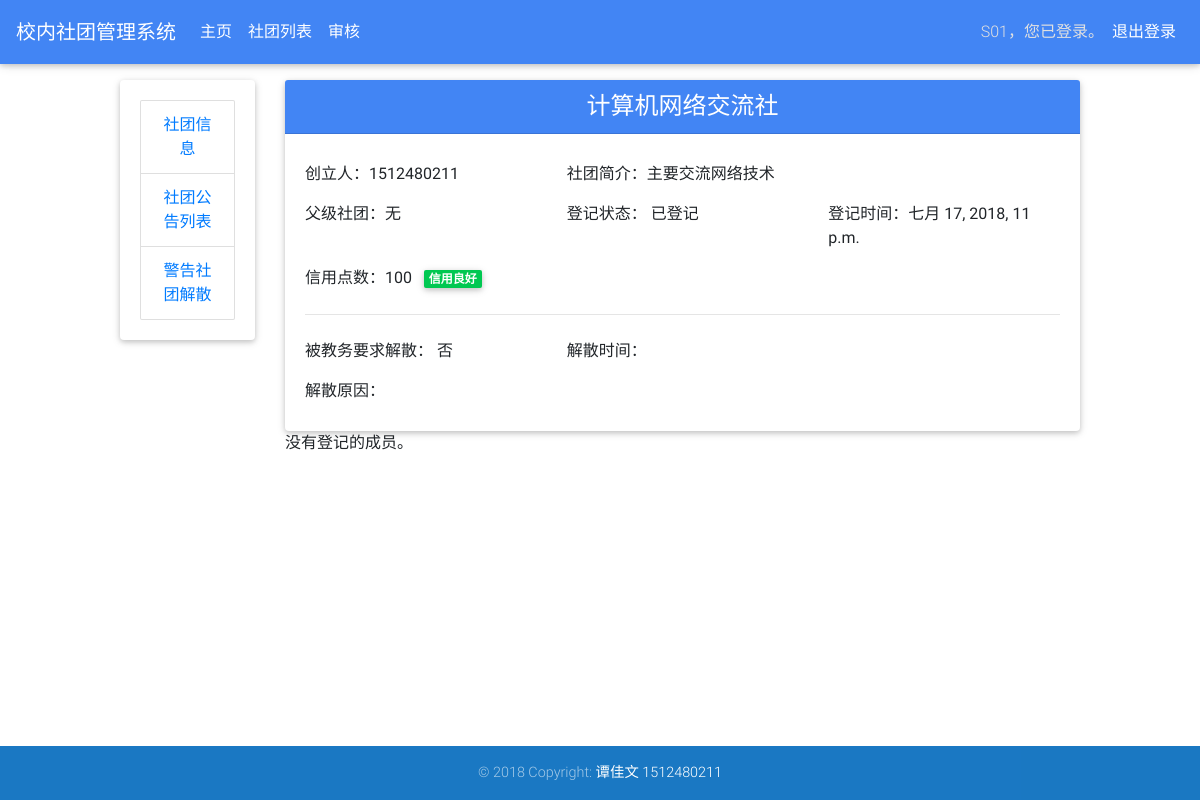
The page /staff/assoc/8/ (signed in) on the database as committed earlier.
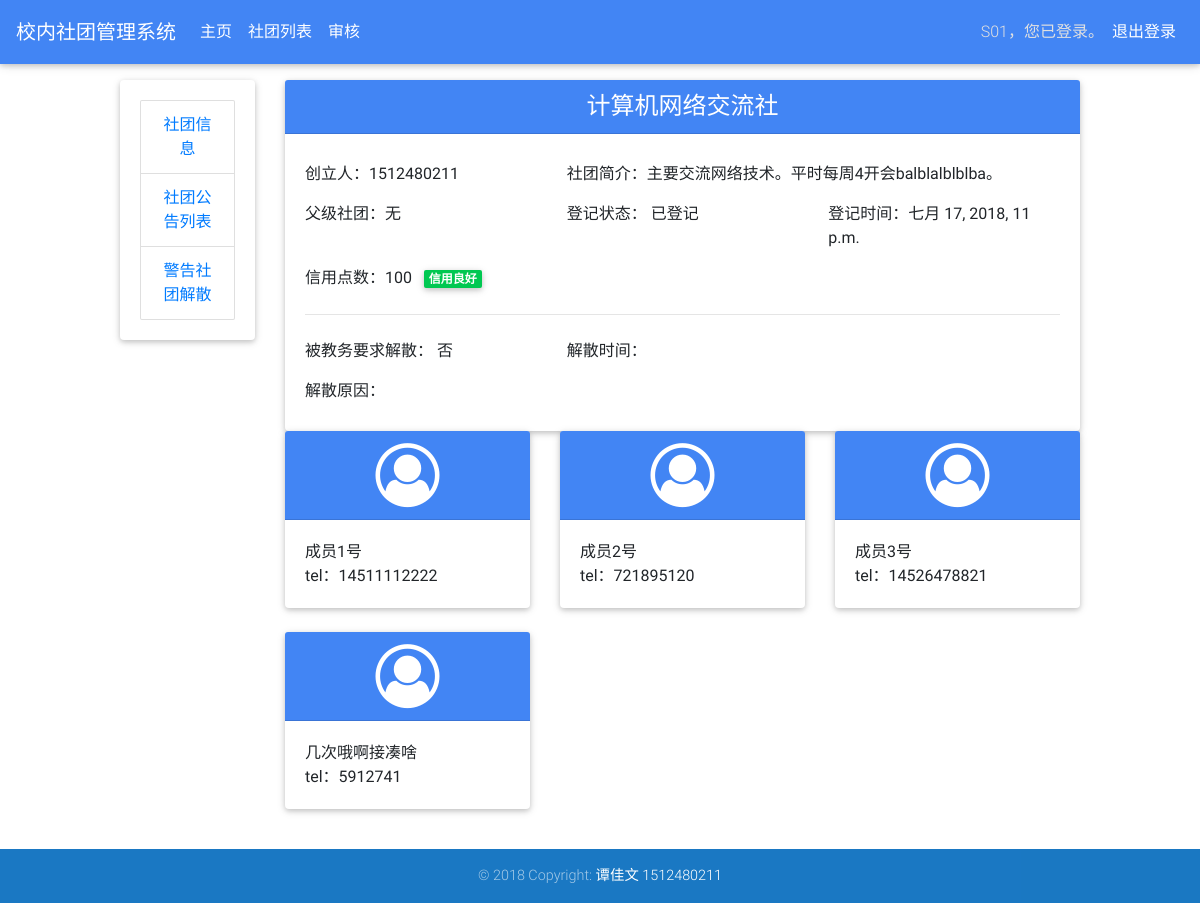
The same page on the database as committed later.
### AssocMgnt/models.py (models this page shows, shortened)
class Association(models.Model):
    name = models.TextField(max_length=128, null=False, verbose_name='社团名称')
    founder = models.ForeignKey(User, on_delete=CASCADE, db_column='founder', related_name='founder',
                                verbose_name='创立者')
    introduction = models.TextField(verbose_name='简介', blank=True)
    parent = models.ForeignKey('self', on_delete=DO_NOTHING, db_column='parent_assoc', related_name='parent_assoc',
                               verbose_name='父级社团', blank=True, null=True, default=None)
    created = models.BooleanField(verbose_name='是否已创建', default=False)
    createTime = models.DateTimeField(auto_now_add=True, verbose_name='创建时间', blank=True)
    credit = models.IntegerField(default=100, null=False, verbose_name='信用点数', blank=True)
    deletionMark = models.BooleanField(default=False, verbose_name='解散标记', blank=True)
    deletionReason = models.TextField(null=True, verbose_name='解散原因', blank=True)
    deletionTime = models.DateTimeField(null=True, verbose_name='解散倒计时', blank=True)
    class Meta:
        verbose_name = verbose_name_plural = '社团'
        db_table = 'association'

class User(AbstractUser):
    ROLE_FOUNDER = 0
    ROLE_STAFF = 1
    ROLE_ADMIN = 2
    ROLES = (
        (ROLE_FOUNDER, '社团创立者'),
        (ROLE_STAFF, '教务员工'),
        (ROLE_ADMIN, '系统管理员')
    )
    ROLES_TEXT = {
        0: 'founder',
        1: 'staff',
        2: 'admin',
    }
    uid = models.CharField(max_length=16, null=False, verbose_name='学号/员工号')
    realName = models.CharField(max_length=32, null=True, blank=True, verbose_name='真实姓名')
    role = models.IntegerField(choices=ROLES, default=0, verbose_name='角色')
    tel = models.CharField(max_length=48, null=True, blank=True, verbose_name='联系电话')
    createTime = models.DateTimeField(auto_now_add=True, verbose_name='注册时间')
    class Meta:
        verbose_name_plural = verbose_name = '用户'
        db_table = 'user'
    @property
    def role_text(self):
        return self.ROLES_TEXT[self.role]

class Member(models.Model):
    association = models.ForeignKey(Association, on_delete=CASCADE, db_column='association', related_name='association',
                                    verbose_name='社团')
    name = models.CharField(max_length=32, null=False, verbose_name='姓名')
    tel = models.CharField(max_length=48, null=False, verbose_name='联系电话')
    class Meta:
        verbose_name_plural = verbose_name = '社团成员'
        db_table = 'member'

### AssocMgnt/views/staff_views.py (the view)
@require_role(User.ROLE_STAFF)
def assoc_id(req: WSGIRequest, assoc_id: int):
    assoc = get_object_or_404(Association, id=assoc_id)
    if assoc.created == False:
        return render(req, 'big_info.html',
                      {'info': tInfo('访问失败！', '这个社团还没有被审批创建，不能访问。', href='/staff/app/list/', palette='warning')})
    assoc.displayAll = True
    return render(req, 'staff/assoc_id.html',
                  {'assoc': assoc,
                   'assoc_id': assoc_id,
                   'members': Member.objects.filter(association_id=assoc_id).all()})

### AssocMgnt/views/__init__.py (called while the page is built)
@wraps(django_render)
def render(request, template_name, context):
    ctx = default_context(request)
    ctx.update(context)
    return django_render(request, template_name, context=ctx)

def default_context(request: WSGIRequest):
    return {'user': request.user,
            'params': request.content_params}

def require_role(role: int):
    def wrapper_outer(func):
        @wraps(func)
        def wrapper(request, *args, **kwargs):
            user = request.user
            if user.is_anonymous:
                return HttpResponseRedirect('/')
            if not user.is_active:
                return HttpResponseRedirect('/')
            if user.role != role:
                return HttpResponseRedirect('/')
            return func(request, *args, **kwargs)
        return wrapper
    return wrapper_outer

### templates/staff/assoc_id.html
{% extends "level1_staff.html" %}
{% block side %}
  <div class="list-group">
    <a href="/staff/assoc/{{ assoc_id }}/" class="list-group-item waves-effect">社团信息</a>
    <a href="/staff/assoc/{{ assoc_id }}/bulletin/" class="list-group-item waves-effect">社团公告列表</a>
    <a href="/staff/assoc/{{ assoc_id }}/dismiss/" class="list-group-item waves-effect">警告社团解散</a>
  </div>
{% endblock %}
{% block content-right %}
  {% include "models/association.html" %}
  <div class="row">
    {% for member in members %}
      <div class="col-4 mb-4">
        {% include "models/member.html" %}
      </div>
    {% empty %}
      <div class="col-12">
        <p class="text-left">没有登记的成员。</p>
      </div>
    {% endfor %}
  </div>
{% endblock %}

### templates/models/association.html
<div class="card">
  <h4 class="card-header primary-color">
    <a class="white-text" href="/{{ request.user.role_text }}/assoc/{{ assoc.id }}/">{{ assoc.name|default:'' }}</a>
  </h4>
  <div class="card-body">
    <div class="row">
      <div class="col-4 text-left mt-2 mb-2">创立人：{{ assoc.founder.uid|default:'' }}</div>
      <div class="col-8 text-left mt-2 mb-2">社团简介：{{ assoc.introduction|default:'' }}</div>
      <div class="col-4 text-left mt-2 mb-2">父级社团：{% if assoc.parent is not None %}
        {{ assoc.parent.name|default:'无' }}
      {% else %}无{% endif %}</div>
      <div class="col-4 text-left mt-2 mb-2">登记状态：
        {% if assoc.created %}已登记{% else %}未登记{% endif %}</div>
      {% if assoc.created or assoc.displayAll %}
        <div class="col-4 text-left mt-2 mb-2">登记时间：{{ assoc.createTime|default:'' }}</div>
        <div class="col-4 text-left mt-2 mb-2">
          <span class="mr-2">信用点数：{{ assoc.credit|default:'' }}</span>
          {% if assoc.credit >= 80 %}
            <span class="badge badge-success">信用良好</span>
          {% elif assoc.credit >= 50 %}
            <span class="badge badge-warning">信用一般</span>
          {% else %}
            <span class="badge badge-danger">信用较差</span>
          {% endif %}
        </div>
      {% else %}
        <div class="col-4 text-left mt-2 mb-2">登记时间：尚在等待</div>
      {% endif %}
    </div>
    {% if assoc.deletionMark or assoc.displayAll %}
      <hr>
      <div class="row">
        <div class="col-4 text-left mt-2 mb-2">被教务要求解散：
          {% if assoc.deletionMark %}是{% else %}否{% endif %}</div>
        <div class="col-8 text-left mt-2 mb-2">解散时间：{{ assoc.deletionTime|default:'' }}</div>
        <div class="col-12 text-left mt-2 mb-2">解散原因：{{ assoc.deletionReason|default:'' }}</div>
      </div>
    {% endif %}
  </div>
</div>

### templates/models/member.html
<div class="card">
  <div class="card-header primary-color">
    <i class="fa fa-user-circle-o fa-4x white-ic" aria-hidden="true"></i>
  </div>
  <div class="card-body">
    <p class="text-left mb-0">{{ member.name|default:'成员姓名' }}</p>
    <p class="text-left mb-0">tel：{{ member.tel|default:'联系电话' }}</p>
  </div>
</div>

Rows that differ between the two databases and show on the page:
changed Association "计算机网络交流社": introduction "主要交流网络技术" → "主要交流网络技术。平时每周4开会balblalblblba。"
added Member: name "成员1号", tel "14511112222"
added Member: name "成员2号", tel "721895120"
added Member: name "成员3号", tel "14526478821"
added Member: name "几次哦啊接凑啥", tel "5912741"
Other text that changed with them:
text no longer shown: "没有登记的成员。"
